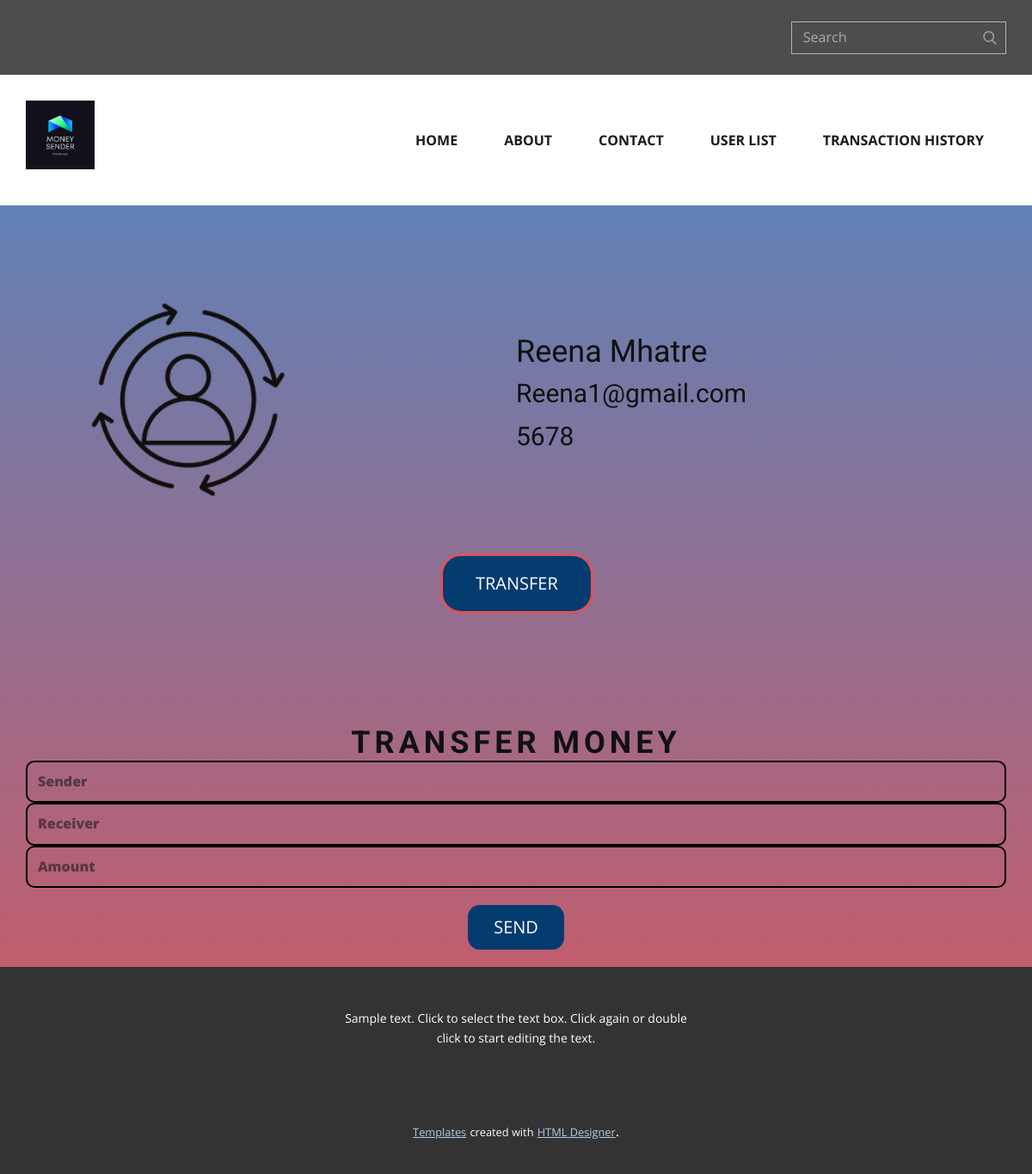
Screenshot of /bank/info/1 with the database file from the repository.
### bank/models.py (models this page shows, shortened)
class Transfer(models.Model):
    Name=models.CharField(max_length=100)
    Email=models.CharField(max_length=100)
    Balance=models.IntegerField()

### bank/views.py (the view)
# urls.py: path("info/<str:id>",views.info,name="info"),
def info(request,id):
        return render(request,"bank/info.html",{
            "infolist":Transfer.objects.all().filter(id=id),
         })

### bank/templates/bank/info.html (shortened to what this page needs)
<!DOCTYPE html>
<html style="font-size: 16px;">
{% load static %}
  <head>
    <link rel="stylesheet" href="{% static 'nicepage.css' %}" media="screen">
<link rel="stylesheet" href="{% static 'info.css' %}" media="screen">
  </head>
  <body class="u-body"><header class="u-align-left u-clearfix u-header u-section-row-container" id="sec-8fb4"><div class="u-section-rows">
        <div class="u-grey-70 u-section-row u-sticky u-section-row-1" id="sec-46aa">
          <div class="u-clearfix u-sheet u-sheet-1">
            <div class="u-social-icons u-spacing-10 u-social-icons-1"></div>
            <form action="#" method="get" class="u-border-1 u-border-grey-30 u-expanded-width-xs u-search u-search-right u-search-1">
              <button class="u-search-button" type="submit">
                <span class="u-search-icon u-spacing-10 u-text-grey-40">
                  <svg class="u-svg-link" preserveAspectRatio="xMidYMin slice" viewBox="0 0 56.966 56.966" style=""><use xmlns:xlink="http://www.w3.org/1999/xlink" xlink:href="#svg-9dab"></use></svg>
                </span>
              </button>
              <input class="u-search-input" type="search" name="search" value="" placeholder="Search">
            </form>
          </div>
        </div>
        <div class="u-section-row u-white u-section-row-2" id="sec-37e8">
          <div class="u-clearfix u-sheet u-sheet-2">
            <a href="https://nicepage.com" class="u-image u-logo u-image-1" data-image-width="500" data-image-height="500">
              <img src="{% static '1.png' %}" class="u-logo-image u-logo-image-1" data-image-width="80">
            </a>
            <nav data-position="" class="u-menu u-menu-dropdown u-offcanvas u-menu-1">
              <div class="u-custom-menu u-nav-container">
                <ul class="u-nav u-spacing-2 u-unstyled u-nav-1"><li class="u-nav-item"><a class="u-border-6 u-border-hover-palette-1-light-1 u-button-style u-nav-link u-text-active-grey-90 u-text-grey-90 u-text-hover-grey-90" href="Home.html" style="padding: 10px 20px;">Home</a>
</li><li class="u-nav-item"><a class="u-border-6 u-border-hover-palette-1-light-1 u-button-style u-nav-link u-text-active-grey-90 u-text-grey-90 u-text-hover-grey-90" href="About.html" style="padding: 10px 20px;">About</a>
</li><li class="u-nav-item"><a class="u-border-6 u-border-hover-palette-1-light-1 u-button-style u-nav-link u-text-active-grey-90 u-text-grey-90 u-text-hover-grey-90" href="Contact.html" style="padding: 10px 20px;">Contact</a>
</li><li class="u-nav-item"><a class="u-border-6 u-border-hover-palette-1-light-1 u-button-style u-nav-link u-text-active-grey-90 u-text-grey-90 u-text-hover-grey-90" href="Customer-List.html" style="padding: 10px 20px;">User List</a>
</li><li class="u-nav-item"><a class="u-border-6 u-border-hover-palette-1-light-1 u-button-style u-nav-link u-text-active-grey-90 u-text-grey-90 u-text-hover-grey-90" href="Transaction-History.html" style="padding: 10px 20px;">Transaction History</a>
</li></ul>
              </div>
            </nav>
          </div>
        </div>
      </div></header>
    <section class="u-clearfix u-section-1" id="sec-3109">
      <div class="u-clearfix u-sheet u-sheet-1">
        <div class="u-clearfix u-expanded-width u-gutter-0 u-layout-wrap u-layout-wrap-1">
          <div class="u-layout">
            <div class="u-layout-row">
              <div class="u-align-center u-container-style u-layout-cell u-left-cell u-size-23 u-layout-cell-1">
                <div class="u-container-layout u-container-layout-1">
                  <img class="u-image u-image-1" src="{% static 'MoneyFinanceTechLogoMobileAppIconLogo.png' %}" data-image-width="500" data-image-height="500">
                </div>
              </div>
              <div class="u-align-left u-container-style u-layout-cell u-right-cell u-size-37 u-layout-cell-2">
                <div class="u-container-layout u-valign-bottom u-container-layout-2">
                  <a href="info.html#sec-114c" data-page-id="87625311" class="u-border-3 u-border-palette-2-base u-btn u-btn-round u-button-style u-custom-color-1 u-radius-24 u-btn-1">TRANSFER </a>
                </div>
              </div>
            </div>
          </div>
        </div>
      </div>
    </section>
    {% for i in infolist %}
     <p> <h2 style="position: absolute;left:600px;top:370px;"> {{i.Name}} </h2> </p>
     <p> <h3 style="position: absolute;left:600px;top:420px;"> {{i.Email}} </h2> </p>
     <p> <h3 style="position: absolute;left:600px;top:470px;"> {{i.Balance}} </h2> </p>
    {% endfor %}
    <section class="u-align-center u-clearfix u-section-2" id="sec-114c">
      <div class="u-clearfix u-sheet u-valign-middle u-sheet-1">
        <h2 class="u-text u-text-1">Transfer money</h2>
        <form action="Transaction-History.html" method="POST" >
          <input type="text" placeholder="Sender" name="Name" class="u-border-2 u-border-black u-input u-input-rectangle u-radius-10 u-input-1">
          <input type="text" placeholder="Receiver" name="email"  class="u-border-2 u-border-black u-input u-input-rectangle u-radius-10 u-input-1">
          <input type="text" placeholder="Amount" name="text" class="u-border-2 u-border-black u-input u-input-rectangle u-radius-10 u-input-1" >
          <input type="submit" value="SEND" class="u-border-2 u-border-palette-3-base u-btn u-btn-round u-btn-submit u-button-style u-custom-color-1 u-radius-14 u-btn-1"">
        </form>
        </div>
    </section>
    <footer class="u-align-center u-clearfix u-footer u-grey-80 u-footer" id="sec-f7ab"><div class="u-clearfix u-sheet u-sheet-1">
        <p class="u-small-text u-text u-text-variant u-text-1">Sample text. Click to select the text box. Click again or double click to start editing the text.</p>
      </div></footer>
    <section class="u-backlink u-clearfix u-grey-80">
      <a class="u-link" href="https://nicepage.com/templates" target="_blank">
        <span>Templates</span>
      </a>
      <p class="u-text">
        <span>created with</span>
      </p>
      <a class="u-link" href="https://nicepage.com/html-website-builder" target="_blank">
        <span>HTML Designer</span>
      </a>.
    </section>
  </body>
</html>

### bank/static/info.css (style rules this page uses)
.u-section-1 .u-sheet-1 { min-height: 349px; }
.u-section-1 .u-layout-wrap-1 { margin: 60px auto 60px 0; }
.u-section-1 .u-layout-cell-1 { min-height: 420px; }
.u-section-1 .u-container-layout-1 { padding: 0; }
.u-section-1 .u-image-1 { width: 561px; height: 372px; margin: -21px auto 0 -92px; }
.u-section-1 .u-layout-cell-2 { min-height: 426px; }
.u-section-1 .u-container-layout-2 { padding: 30px 30px 11px; }
.u-section-1 .u-btn-1 { background-image: none; border-style: solid; font-size: 1.25rem; margin: 0 auto 0 15px; padding: 16px 38px; }
.u-section-2 .u-sheet-1 { min-height: 192px; }
.u-section-2 .u-text-1 { text-transform: uppercase; letter-spacing: 5px; font-weight: 700; width: 655px; margin: 40px auto 0; }
.u-section-2 .u-input-1 { font-weight: 800; }
.u-section-2 .u-btn-1 { background-image: none; border-style: solid; font-size: 1.25rem; }

### rows the page displays
Transfer: Name "Reena Mhatre", Email "Reena1@gmail.com", Balance "5678"
